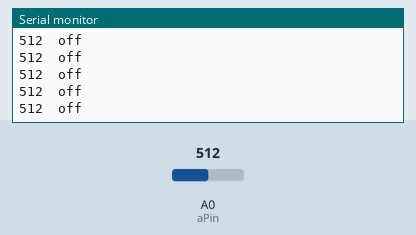
A sketch run on a simulated Arduino Uno, built with avr-gcc and run on an emulated ATmega328P. Parts: the last lines printed to the serial monitor. The test bench sets the inputs (shaded band); at power-on: A0 (aPin) = 512.

Above: at 1.2 s.
1.3 s: A0 (aPin) set to 319
At 2.4 s:
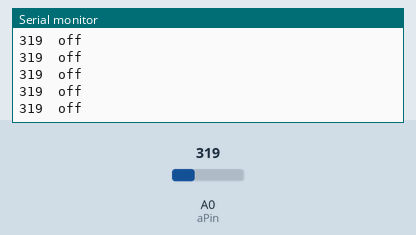
4.3 s: A0 (aPin) set to 287
At 5.0 s:
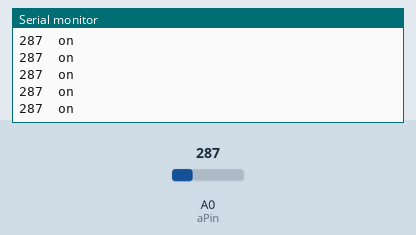
6.2 s: A0 (aPin) set to 106
At 7.0 s:
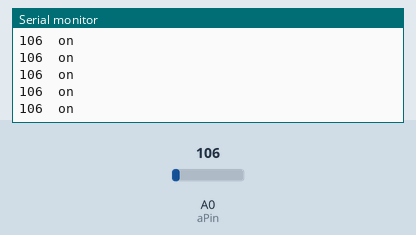
9.2 s: A0 (aPin) set to 95
At 10.3 s:
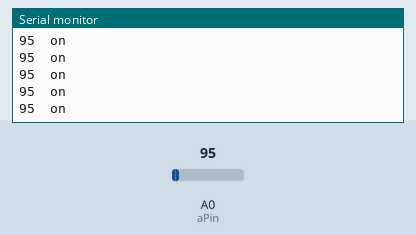
Timing chart, 0 to 12.2 s (numbered marks = the images above; inputs shaded):
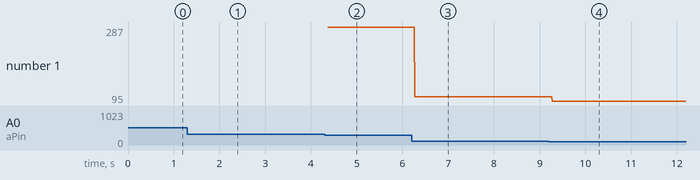

The sketch:

potentiometer_on_off_on.ino
```cpp
int aPin=0;
int dPin=3;
void setup() {
  // put your setup code here, to run once:
  Serial.begin(9600);

}

void loop() {
  // put your main code here, to run repeatedly:
  int number=analogRead(aPin);
  Serial.print(number);
  int number2=map( number, 0,1024,0,255);
  if (number2<75||number2>200){
    Serial.println("  on");
    digitalWrite(dPin,HIGH);
  }else{
    Serial.println("  off");
    digitalWrite(dPin,LOW);
  }


}
```

Measured:
- the behaviour switches between 302 and 301 on A0 (aPin) (found by bisection; images 1 and 2)
- after the input at 1.3 s, the serial monitor: prints a new line after 0.07 s (image 1)
- after the input at 4.3 s, the serial monitor: prints a new line after 0.07 s (image 2)
- after the input at 6.2 s, the serial monitor: prints a new line after 0.07 s (image 3)
- after the input at 9.2 s, the serial monitor: prints a new line after 0.07 s (image 4)
- plotted number 1: 287 → 106 after the input at 6.2 s, 106 → 95 after the input at 9.2 s
